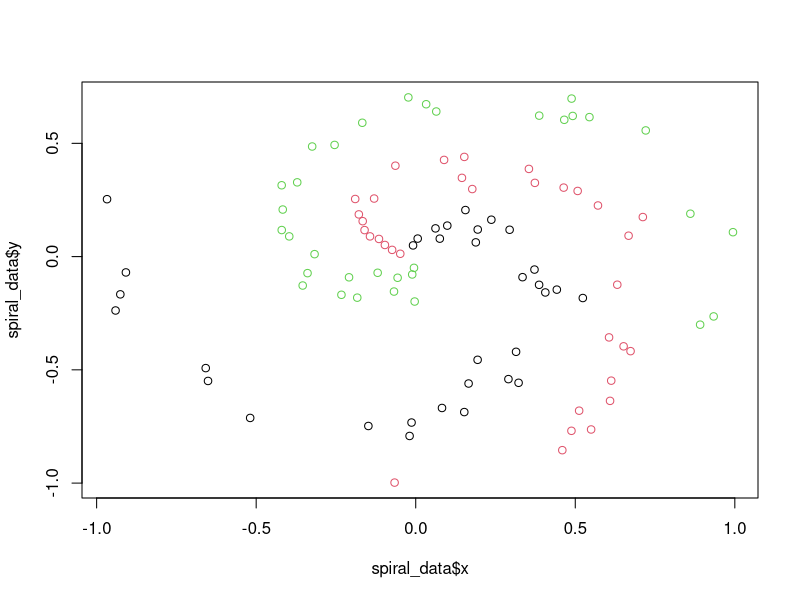
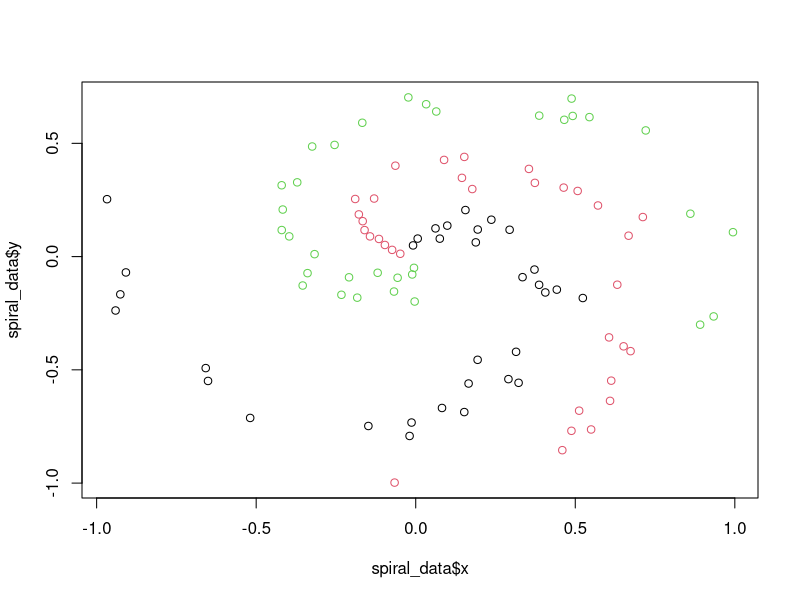

The R script that drew these images, in order: (Note: a time limit stopped this script after it produced the figures.)
## ---- chunk 1
knitr::opts_chunk$set(echo = TRUE)
## ---- chunk 2
## Creating Data
# Source:
sim_data_fn = function(
  N = 100, # number of points per class
  D = 2, # dimensionality (number of features)
  K = 3, # number of classes
  random_order = FALSE
){
set.seed(123)
   X = data.frame() # data matrix (each row = single sample)
   y = data.frame() # class labels

for (j in (1:K)){
  r = seq(0.05,1,length.out = N) # radius
  t = seq((j-1)*4.7,j*4.7, length.out = N) + rnorm(N, sd = 0.3) # theta
  Xtemp = data.frame(x =r*sin(t) , y = r*cos(t)) 
  ytemp = data.frame(matrix(j, N, 1))
  X = rbind(X, Xtemp)
  y = rbind(y, ytemp)
  }
spiral_data = cbind(X,y)
colnames(spiral_data) = c(colnames(X), 'label')

# Want randomly ordered labels?
if (random_order==TRUE) {spiral_data$label = sample(1:3, size = N*K, 
                                                    replace = TRUE)}
return(spiral_data)
}


## ---- chunk 3
### Initialize Parameters for a Layer
init_params = function(n_inputs = "# of features", n_neurons){
        
    weights = matrix(data = (0.1 * rnorm(n = n_inputs*n_neurons)),
                             nrow = n_inputs, ncol = n_neurons)
           #Number of weights = the number of inputs*number of neurons,
           #since every connection between the previous neurons (from input) and
           #the current neurons have an associated weight
    biases = matrix(data = 0, nrow = 1, ncol = n_neurons)
           #Number of biases = the number
    #saves:
    list("weights"=weights, "biases"=biases)
}


### Dense Layers ----
layer_dense = list(
## FORWARD PASS FUNCTION 
 forward = function(    #default vals for weights/biases are random
            inputs, 
            n_neurons, 
            parameters
            #weights = 
            #    matrix(data = (0.10 * rnorm(n = ncol(inputs)*n_neurons)),
            #                 nrow = ncol(inputs), ncol = n_neurons), 
            #biases = 
            #    matrix(data = 0, nrow = 1, ncol = n_neurons)
 ) {#begin fn
   
  n_inputs = ncol(inputs)
      #determine number of inputs per sample from dims of the input matrix
      #should be equal to # of features (i.e, columns) in a sample (i.e, a row)
  
  #Initalize Weights and Biases
  #if (exists("new_weights")){
  #  weights = new_weights
  #} else {
  #  weights = matrix(data = (0.10 * rnorm(n = n_inputs*n_neurons)),
  #                   nrow = n_inputs, ncol = n_neurons)
  #}
       #Number of weights = the number of inputs*number of neurons. 
       #(Random numbers multipled by 0.10 to keep small.)
  #if (exists("new_biases")){
  #  biases = new_biases
  #} else {
  #  biases = matrix(data = 0, nrow = 1, ncol = n_neurons)
  #}
       #bias will have shape 1 by number of neurons. we initialize with zeros
 weights = parameters$weights
 biases = parameters$biases
 #Forward Pass 
 output = inputs%*%weights + biases[col(inputs%*%weights)]
 
 #UPDATE: 
 #need to save the inputs for backprop, so we create a list of objects.
 
 list("output" = output, #for forward pass
      "inputs" = inputs, "weights"= weights, "biases" = biases) #for backprop
 #and prints output by default, but invisibly
 #invisible(output)

 },
## BACKWARD PASS
 backward = function(inputs, weights, dvalues){
    #Gradients on parameters
    dweights = t(inputs)%*%dvalues
    dbiases = colSums(dvalues)
    #Gradient on values
    dinputs = dvalues%*%t(weights) 
    #save:
    list("dinputs"=dinputs,
         "dweights"=dweights,
         "dbiases"=dbiases)
 }
 
)
### Activation Functions ----
## ReLU
activation_ReLU = list(
  #FORWARD PASS
  forward = function(input_layer){
    
    output = matrix(sapply(X = input_layer, 
                    function(X){max(c(0, X))}
                    ), 
                  nrow = nrow(input_layer), ncol = ncol(input_layer))
    #ReLU function coerced into a matrix so the shape
    #is maintained (it will be equivalent to that of the input shape)
    
    #Function saves:
    list("output" = output, "inputs" = input_layer)
    #And prints
    #invisible(output)
  },
  #BACKWARD PASS
  backward = function(inputs, dvalues){
    dinputs = dvalues
    dinputs[inputs <= 0] = 0
    #save:
    list("dinputs"=dinputs)
  }
)

## SoftMax
activation_Softmax = list(
  forward = function(inputs){
          #scale inputs
          max_value = apply(X = inputs, MARGIN = 2,  FUN = max)
          scaled_inputs = sapply(X = 1:ncol(inputs), 
                 FUN = function(X){
                    inputs[,X] - abs(max_value[X])})

          # exponetiate
          exp_values = exp(scaled_inputs)
          # normalize
          norm_base = matrix(rowSums(exp_values),
                             nrow = nrow(inputs), ncol = 1)
          probabilities = sapply(X = 1:nrow(inputs),
                          FUN = function(X){exp_values[X,]/norm_base[X,]}) 
          return(t(probabilities))
          #(transpose probabilities)
          },
  
  backward = function(softmax_output, dvalues){
    #*INCOMPLETE SECTION - don't use*
    #flatten output array
    flat_output = as.vector(softmax_output)
    
    #calculate jacobian matrix of output
    jacobian_matrix = diag(flat_output) - flat_output%*%t(flat_output)
    
    #calculate sample-wise gradient
    dinputs = jacobian_matrix%*%flat_dvalues
    
    
  }
)

### Loss ----
Categorical_CrossEntropy = list(
  #FORWARD PASS
  forward = function(y_pred = "softmax output", y_true = "targets"){
    
    #DETECT NUMBER OF SAMPLES
    samples = length(y_true)  

    #CLIP SAMPLES TO AVOID -Inf ERROR
    y_pred_clipped = ifelse(y_pred <= 1e-7, 1e-7, 
                        ifelse(y_pred >= (1-1e-7), (1-1e-7), y_pred))
    

    #DETERMINE IF Y_TRUE IS ONE-HOT-ENCODED AND SELECT CORRESPODNING CONFIDENCES
    confidences = ifelse(nrow(t(y_true)) == 1, 
      #if y_true is a single vector of labels (i.e, sparse), then confidences =
                    y_pred_clipped[cbind(1:samples, y_true)],
                      
                      ifelse(nrow(y_true) > 1,
                      #else, if y_true is one-hot encoded, then confidences =
                             rowSums(y_pred_clipped*y_true),
                             #else
                             "error indexing the predicted class confidences")
                  )
                    
    #CALC LOSS FOR EACH SAMPLE (ROW)
    neg_log_likelihoods = -log(confidences)
    return(neg_log_likelihoods)
    
  },
  #BACKWARD PASS
  backward = function(y_true, dvalues){
    #number of samples
    samples = length(dvalues)
    
    #number of labels
    labels = length(unique(dvalues[1,]))
    
    #if labels are sparse, turn them into one-hot encoded vector
    y_true = ifelse(#if
                    nrow(t(y_true)) ==1,
                    #one-hot-encode
                    y_true = do.call(rbind,
                                     lapply(X = y_true,
                                       function(X) as.integer(
                                          !is.na(match(unique(
                                          unlist(y_true)
                                                        ), X)
                                                ))
                                      )), 
                    #else
                    y_true)
    
    #calculate gradient
    dinputs = -y_true/dvalues
    #normalize gradient
    dinputs = dinputs/samples
    return(dinputs)
  }
)
#---
#Softmax X Cross Entropy- combined softmax activation
# & cross-entropy loss for faster backprop
activation_loss_SoftmaxCrossEntropy = list(
  #FORWARD PASS
  forward = function(inputs, y_true){
    #output layer's activation function
    softmax_out = activation_Softmax$forward(inputs)
    #calculate loss
    loss = Categorical_CrossEntropy$forward(softmax_out, y_true)
    #function saves:
    list("softmax_output"=softmax_out, "loss"=loss) 
  },
  #BACKWARD PASS
  backward = function(dvalues, y_true){
    
    #Detect number of samples
    if (is.vector(dvalues)) {      #if one sample
      samples = 1
    } else if (is.array(dvalues)) {  #else if multiple samples
      samples = nrow(dvalues)
    } else print("error checking shape of inputs")
    
    #Reverse One-Hot Encoding
    #if labels are one-hot encoded, turn them discrete values
     ##helper function 
    anti_ohe = function(y_true){
               unique_classes = ncol(y_true)
               samples = nrow(y_true)
               y_true_vec = as.vector(y_true)
                    
               class_key = rep(1:unique_classes, each = samples)
               y_true = class_key[y_true_vec==1]
                    #selects the classes that correspond to 1s in y_true vector
                    return(y_true)
                    }
     ##check & modify
    y_true = if(is.array(y_true)){ #if one-hot encoded
                    #change to sparse
                    anti_ohe(y_true)
              } else y_true
    
    #Calculate gradient
     #Copy so we can modify
     dinputs = dvalues
     #Calculate gradient
     #index the prediction array with the sample number and its
     #true value index, subtracting 1 from these values. Requires discrete,
     #not one-hot encoded, true labels (explaining the need for the above step)
     dinputs[cbind(1:samples, y_true)] = dinputs[cbind(1:samples, y_true)] - 1
     #Normalize gradient
     dinputs = dinputs/samples
    #save desired outputs
    list("dinputs" = dinputs, "samples" = samples, "y_true" = y_true)
  }
)

## ---- chunk 4
optimizer_SGD = list(
  update_params = function(layer_forward, layer_backward, 
                           learning_rate = 1){ #default value
    #current params
    current_weights = layer_forward$weights
    current_biases = layer_forward$biases
    #gradients
    weight_gradients = layer_backward$dweights
    bias_gradients = layer_backward$dbiases
    #update
    weights = current_weights - learning_rate*weight_gradients
    biases = current_biases - learning_rate*bias_gradients
      #save:
      list("weights" = weights, "biases" = biases)
  }
)
## ---- chunk 5
set.seed(1) ##set seed for results replication

#Inputs
spiral_data = sim_data_fn(N=33) #33 obs per class, total of 99 obs.
spiral_X = spiral_data[,c("x","y")]
spiral_X = as.matrix(spiral_X)

#Initalize Weights & Biases Outside of Loop
l1_params = init_params(n_inputs = 2,      ## ncol(spiral_X) would also work
                         n_neurons = 64)   ## = to desired # neurons in layer 
l2_params = init_params(n_inputs = 64,     ## = to n_neurons in prior layer
                         n_neurons = 3)    ## = to desired # neurons in layer

# EPOCH LOOP
tot_epochs = 1500L

for (epoch in 1:tot_epochs) {
#forward
layer1 = layer_dense$forward(inputs = spiral_X, 
                             n_neurons = 64,
                             parameters = l1_params)
                                    #weights = l1_params$weights,
                                     # biases = l1_params$biases)
  layer1_relu = activation_ReLU$forward(input_layer = layer1$output)
      layer2 = layer_dense$forward(inputs = layer1_relu$output, 
                                   n_neurons = 3,
                                   parameters = l2_params)
          output = 
          activation_loss_SoftmaxCrossEntropy$forward(inputs = layer2$output,
                                                  y_true = spiral_data$label)
              #metrics:
              LOSS = output$loss
              PRED = max.col(output$softmax_output, ties.method = "random") 
              ACC = mean(PRED==spiral_data$label)

          #backward
          loss_softm_b = activation_loss_SoftmaxCrossEntropy$backward(
                                      dvalues = output$softmax_output, 
                                      y_true = spiral_data$label)
      l2_b = layer_dense$backward(inputs = layer2$inputs,
                            weights = layer2$weights,
                            dvalues = loss_softm_b$dinputs)
  l1_relu_b = activation_ReLU$backward(inputs = layer1_relu$inputs,
                                       dvalues = l2_b$dinputs)     
l1_b = layer_dense$backward(inputs = layer1$inputs,
                            weights = layer1$weights,
                            dvalues = l1_relu_b$dinputs)      

#optimize
l1_optim_params = optimizer_SGD$update_params(layer_forward = layer1,
                                       layer_backward = l1_b,
                                       learning_rate = 1)
                                       
l2_optim_params = optimizer_SGD$update_params(layer_forward = layer2,
                                       layer_backward = l2_b,
                                       learning_rate = 1)
#update weights & biases
l1_params = l1_optim_params
l2_params = l2_optim_params

#repeat w new weights & biases
##  
#Status Report:
  if (epoch == 1){print(c("epoch","ovrflw err","loss","accuracy"))}
  if (epoch %in% seq(0,tot_epochs,by=100)){
        print(c( epoch, 
                 sum(is.nan(output$softmax_output)),#make sure NaN error is gone
                 LOSS,
                 ACC) )}


#Save Final Metrics:
  if (epoch==tot_epochs){
             out = list("loss"=LOSS,
                         "accuracy"=ACC,
                         "predictions"=PRED)}
}#end loop
## ---- chunk 6
out$loss
out$accuracy
out$predictions
## ---- chunk 7
#Actual
plot(spiral_data$x, spiral_data$y, col = spiral_data$label)
#Predicted
plot(spiral_data$x, spiral_data$y, col = out$predictions)
## ---- chunk 8
start_learn_rate = 1
learn_rate_decay = 0.1
for (step in 1:20){
  learning_rate = start_learn_rate * (1 / (1 + learn_rate_decay*step))
                                      ## ensures that learn rate never gets >1
  print(learning_rate)
}
## ---- chunk 9
optimizer_SGD = list(
  update_params = function(layer_forward, layer_backward, 
                           learning_rate = 1,
                           decay = 0, iteration = 1){ #default values
    #current params
    current_weights = layer_forward$weights
    current_biases = layer_forward$biases
    #gradients
    weight_gradients = layer_backward$dweights
    bias_gradients = layer_backward$dbiases
    
    #learning rate
    currnt_learn_rate = learning_rate * (1 / (1 + decay*iteration)) 
    
    #update
    weights = current_weights - currnt_learn_rate*weight_gradients
    biases = current_biases - currnt_learn_rate*bias_gradients
      #save:
      list("weights" = weights, "biases" = biases, "lr" = currnt_learn_rate)
  }
)
## ---- chunk 10
set.seed(1) ##set seed for results replication

#Inputs
spiral_data = sim_data_fn(N=100) #100 obs per class, total of 300 samples
spiral_X = spiral_data[,c("x","y")] #leave out label
spiral_X = as.matrix(spiral_X)

#Initalize Weights & Biases Outside of Loop
l1_params = init_params(n_inputs = 2,      ## ncol(spiral_X) would also work
                         n_neurons = 64)   ## = to desired # neurons in layer 
l2_params = init_params(n_inputs = 64,     ## = to n_neurons in prior layer
                         n_neurons = 3)    ## = to desired # neurons in layer

# EPOCH LOOP
tot_epochs = 1500L

for (epoch in 1:tot_epochs) {
#forward
layer1 = layer_dense$forward(inputs = spiral_X, 
                             n_neurons = 64,
                             parameters = l1_params)
  layer1_relu = activation_ReLU$forward(input_layer = layer1$output)
      layer2 = layer_dense$forward(inputs = layer1_relu$output, 
                                   n_neurons = 3,
                                   parameters = l2_params)
          output = 
          activation_loss_SoftmaxCrossEntropy$forward(inputs = layer2$output,
                                                  y_true = spiral_data$label)
              #metrics:
              LOSS = output$loss
              PRED = max.col(output$softmax_output, ties.method = "random") 
              ACC = mean(PRED==spiral_data$label)

          #backward
          loss_softm_b = activation_loss_SoftmaxCrossEntropy$backward(
                                      dvalues = output$softmax_output, 
                                      y_true = spiral_data$label)
      l2_b = layer_dense$backward(inputs = layer2$inputs,
                            weights = layer2$weights,
                            dvalues = loss_softm_b$dinputs)
  l1_relu_b = activation_ReLU$backward(inputs = layer1_relu$inputs,
                                       dvalues = l2_b$dinputs)     
l1_b = layer_dense$backward(inputs = layer1$inputs,
                            weights = layer1$weights,
                            dvalues = l1_relu_b$dinputs)      

#optimize
l1_optim_params = optimizer_SGD$update_params(layer_forward = layer1,
                                       layer_backward = l1_b,
                                       learning_rate = 1,
                                       decay = .001,iteration = epoch
                                       )
l2_optim_params = optimizer_SGD$update_params(layer_forward = layer2,
                                       layer_backward = l2_b,
                                       learning_rate = 1,
                                       decay = .001, iteration = epoch)
#update weights & biases
l1_params = l1_optim_params
l2_params = l2_optim_params

#repeat w new weights & biases
##  
#Status Report:
  if (epoch == 1){print(c("epoch","ovrflw err","loss","accuracy", "learn rate"))}
  if (epoch %in% seq(0,tot_epochs,by=100)){
        print(c( epoch, 
                 sum(is.nan(output$softmax_output)),#make sure NaN error is gone
                 LOSS,
                 ACC,
                 l1_optim_params$lr) )} #(include learn rate)


#Save Final Metrics:
  if (epoch==tot_epochs){
             out = list("loss"=LOSS,
                         "accuracy"=ACC,
                         "predictions"=PRED)}
}#end loop
## ---- chunk 11
init_params = function(n_inputs = "# of features",
                       n_neurons,
                       momentum = FALSE,
                       cache = FALSE){
        
    weights = matrix(data = (0.1 * rnorm(n = n_inputs*n_neurons)),
                             nrow = n_inputs, ncol = n_neurons)
           #Number of weights = the number of inputs*number of neurons,
           #since every connection between the previous neurons (from input) and
           #the current neurons have an associated weight
    biases = matrix(data = 0, nrow = 1, ncol = n_neurons)
           #Number of biases = the number
    
    #momentum initialization
    weight_momentums = matrix(data = 0, 
                            nrow = nrow(weights),
                            ncol = ncol(weights))
    bias_momentums = matrix(data = 0,
                            nrow = nrow(biases),
                            ncol = ncol(biases))
    #cache initialization
    weight_cache = matrix(data = 0,
                          nrow = nrow(weights),
                          ncol = ncol(weights))
    bias_cache = matrix(data = 0,
                        nrow = nrow(biases),
                        ncol = ncol(biases))

    #saving:
    if (momentum == TRUE & cache == FALSE){ ##momentums only
          list("weights"=weights,"biases"=biases,
               "weight_momentums"=weight_momentums,
               "bias_momentums"=bias_momentums)
    } else if (cache == TRUE & momentum == FALSE){ ##cache only
          list("weights"=weights,"biases"=biases,
               "weight_cache"=weight_cache,
               "bias_cache"=bias_cache)
    } else if (momentum == TRUE &  cache == TRUE){ ##momentums and cache
          list("weights"=weights,"biases"=biases,
               "weight_momentums"=weight_momentums,
               "bias_momentums"=bias_momentums,
               "weight_cache"=weight_cache,
               "bias_cache"=bias_cache)
    } else if (momentum == FALSE & cache == FALSE){ ##no momentums or cache
          list("weights"=weights,"biases"=biases)
    }
}

## ---- chunk 12
optimizer_SGD = list(
  update_params = function(layer_forward, layer_backward, #required
                           learning_rate = 1,
                           decay = 0, iteration = 1,
                           momentum_rate = 0 
                           ){
    #current params
    current_weights = layer_forward$weights
    current_biases = layer_forward$biases
    #gradients
    weight_gradients = layer_backward$dweights
    bias_gradients = layer_backward$dbiases
    
    #learning rate
    currnt_learn_rate = learning_rate * (1 / (1 + decay*iteration)) 
    
    #param updates with momentum
     #If momentum == TRUE in parameter initialization, then weights_momentum
     #(and implictly, bias_momentum) will exist
    if (exists("weight_momentums", where = layer_forward)) {
      #current momentums
      weight_momentums = layer_forward$weight_momentums
      bias_momentums = layer_forward$bias_momentums
      
      #Update weights & biases with momentum:
      #Take prior updates X retainment factor (the "momentum rate"),
      #and update with current gradients
      weight_update = 
        (momentum_rate*weight_momentums) - (currnt_learn_rate*weight_gradients)
      bias_update = 
        (momentum_rate*bias_momentums) - (currnt_learn_rate*bias_gradients)
      #update params with the calculated updates
      weights = current_weights + weight_update
      biases = current_biases + bias_update
      #also update momentums
      weight_momentums = weight_update
      bias_momentums = bias_update
      #save:
      list("weights" = weights, "biases" = biases, "lr" = currnt_learn_rate,
           "weight_momentums" = weight_momentums, 
           "bias_momentums" = bias_momentums)
    } else {
      
    #param updates without momentum (vanilla)
      #calculate updates
      weight_update = -currnt_learn_rate*weight_gradients
      bias_update = -currnt_learn_rate*bias_gradients
      #apply updates
      weights = current_weights + weight_update
      biases = current_biases + bias_update
      #save:
      list("weights" = weights, "biases" = biases, "lr" = currnt_learn_rate)
    }
    
}
)

## ---- chunk 13
### Dense Layers ----
layer_dense = list(
## FORWARD PASS FUNCTION 
 forward = function(    #default vals for weights/biases are random
            inputs, 
            n_neurons, 
            parameters
 ) {#begin fn
   
 n_inputs = ncol(inputs)
 weights = parameters$weights
 biases = parameters$biases
 #Forward Pass 
 output = inputs%*%weights + biases[col(inputs%*%weights)]
 
 #If momentum == TRUE & cache == FALSE in parameter initialization, 
 #then layer saves momentum only
 if (exists(x = "weight_momentums", where = parameters) & 
     !exists(x = "weight_cache", where = parameters)){
 list("output" = output, ##for forward pass
      "inputs" = inputs, "weights"= weights, "biases" = biases, ##for backprop
      "weight_momentums"=parameters$weight_momentums, ##for momentum
      "bias_momentums"=parameters$bias_momentums)
 #if momentum==FALSE & cache==TRUE, saves cache only
 } else if (!exists(x = "weight_momentums", where = parameters) &
            exists(x = "weight_cache", where = parameters)){
 list("output" = output, ##for forward pass
      "inputs" = inputs, "weights"= weights, "biases" = biases, ##for backprop
      "weight_cache"=parameters$weight_cache, ##for cache
      "bias_cache"=parameters$bias_cache)
 #if momentum==TRUE & cache==TRUE, saves both
 } else if (exists(x = "weight_momentums", where = parameters) &
            exists(x = "weight_cache", where = parameters)){
 list("output" = output, ##for forward pass
      "inputs" = inputs, "weights"= weights, "biases" = biases, ##for backprop
      "weight_momentums"=parameters$weight_momentums, ##for momentum
      "bias_momentums"=parameters$bias_momentums,
      "weight_cache"=parameters$weight_cache, ##for cache
      "bias_cache"=parameters$bias_cache)
 #else both==FALSE, ignore momentum & cache
 } else {
   #otherwise, just save
 list("output" = output, ##for forward pass
      "inputs" = inputs, "weights"= weights, "biases" = biases) ##for backprop
 }

 },#end fwd

## BACKWARD PASS
 backward = function(inputs, weights, dvalues){
    #Gradients on parameters
    dweights = t(inputs)%*%dvalues
    dbiases = colSums(dvalues)
    #Gradient on values
    dinputs = dvalues%*%t(weights) 
    #save:
    list("dinputs"=dinputs,
         "dweights"=dweights,
         "dbiases"=dbiases)
 }
 
)#end list
## ---- chunk 14
set.seed(1) ##set seed for results replication

#Inputs
spiral_data = sim_data_fn(N=100) #100 obs per class, total of 300 samples
spiral_X = spiral_data[,c("x","y")] #leave out label
spiral_X = as.matrix(spiral_X)

#Initalize Weights & Biases Outside of Loop
l1_params = init_params(n_inputs = 2,     ## ncol(spiral_X) would also work
                        n_neurons = 64,   ## = to desired # neurons in layer 
                        momentum = TRUE)
l2_params = init_params(n_inputs = 64,    ## = to n_neurons in prior layer
                        n_neurons = 3,    ## = to desired # neurons in layer
                        momentum = TRUE)

# EPOCH LOOP
tot_epochs = 2000L

for (epoch in 1:tot_epochs) {
#forward
layer1 = layer_dense$forward(inputs = spiral_X, 
                             n_neurons = 64,
                             parameters = l1_params)
  layer1_relu = activation_ReLU$forward(input_layer = layer1$output)
      layer2 = layer_dense$forward(inputs = layer1_relu$output, 
                                   n_neurons = 3,
                                   parameters = l2_params)
          output = 
          activation_loss_SoftmaxCrossEntropy$forward(inputs = layer2$output,
                                                  y_true = spiral_data$label)
              #metrics:
              LOSS = output$loss
              PRED = max.col(output$softmax_output, ties.method = "random") 
              ACC = mean(PRED==spiral_data$label)

          #backward
          loss_softm_b = activation_loss_SoftmaxCrossEntropy$backward(
                                      dvalues = output$softmax_output, 
                                      y_true = spiral_data$label)
      l2_b = layer_dense$backward(inputs = layer2$inputs,
                            weights = layer2$weights,
                            dvalues = loss_softm_b$dinputs)
  l1_relu_b = activation_ReLU$backward(inputs = layer1_relu$inputs,
                                       dvalues = l2_b$dinputs)     
l1_b = layer_dense$backward(inputs = layer1$inputs,
                            weights = layer1$weights,
                            dvalues = l1_relu_b$dinputs)      

#optimize
l1_optim_params = optimizer_SGD$update_params(layer_forward = layer1,
                                       layer_backward = l1_b,
                                       learning_rate = 1,
                                       decay = .001,iteration = epoch,
                                       momentum_rate = 0.5)
l2_optim_params = optimizer_SGD$update_params(layer_forward = layer2,
                                       layer_backward = l2_b,
                                       learning_rate = 1,
                                       decay = .001, iteration = epoch,
                                       momentum_rate = 0.5)
#update weights & biases
l1_params = l1_optim_params
l2_params = l2_optim_params

  #repeat w new weights,biases, & momentums...
##  
#Status Report:
  if (epoch == 1){print(c("epoch","ovrflw err","loss","accuracy", "learn rate"))}
  if (epoch %in% seq(0,tot_epochs,by=100)){
        print(c( epoch, 
                 sum(is.nan(output$softmax_output)),#make sure NaN error is gone
                 LOSS,
                 ACC,
                 l1_optim_params$lr) )} #(include learn rate)


#Save Final Metrics:
  if (epoch==tot_epochs){
             out = list("loss"=LOSS,
                         "accuracy"=ACC,
                         "predictions"=PRED)}
}#end loop

## ---- chunk 15
#Actual
plot(spiral_data$x, spiral_data$y, col = spiral_data$label)
#Predicted
plot(spiral_data$x, spiral_data$y, col = out$predictions)

## ---- chunk 16
#NOTE: must initialize params with cache==TRUE
optimizer_AdaGrad = list(
  update_params = function(layer_forward, layer_backward, #required
                           learning_rate = 1,
                           decay = 0, iteration = 1,
                           epsilon = 1e-7 
                           ){
    #current params
    current_weights = layer_forward$weights
    current_biases = layer_forward$biases
    #gradients
    weight_gradients = layer_backward$dweights
    bias_gradients = layer_backward$dbiases
    
    #learning rate
    currnt_learn_rate = learning_rate * (1 / (1 + decay*iteration)) 
    
    #cache
    ##update cache with squared current gradients
    weight_cache = layer_forward$weight_cache + weight_gradients^2
    bias_cache = layer_forward$bias_cache + bias_gradients^2
    
    #SGD param updates with normalization 
      #calculate updates
      weight_update = -currnt_learn_rate*weight_gradients /
                        (sqrt(weight_cache) + epsilon)
      bias_update = -currnt_learn_rate*bias_gradients /
                        (sqrt(bias_cache) + epsilon)
      #apply updates
      weights = current_weights + weight_update
      biases = current_biases + bias_update
        #save:
        list("weights" = weights, "biases" = biases, "lr" = currnt_learn_rate,
             "weight_cache" = weight_cache, "bias_cache" = bias_cache)
} ##these are the new params to be passed on to the layers when loop restarts
)
## ---- chunk 17
#NOTE: must initialize params with cache==TRUE
optimizer_RMSProp = list(
  update_params = function(layer_forward, layer_backward, #required
                           learning_rate = 0.001,
                           decay = 0, iteration = 1,
                           epsilon = 1e-7,
                           rho = 0.9
                           ){
    #current params
    current_weights = layer_forward$weights
    current_biases = layer_forward$biases
    #gradients
    weight_gradients = layer_backward$dweights
    bias_gradients = layer_backward$dbiases
    
    #learning rate
    currnt_learn_rate = learning_rate * (1 / (1 + decay*iteration)) 
    
    #cache
    ##update cache with squared current gradients
    weight_cache = rho * layer_forward$weight_cache + 
                  (1-rho) * weight_gradients^2
    bias_cache = rho * layer_forward$bias_cache + 
                  (1-rho) * bias_gradients^2
    
    #SGD param updates with normalization 
      #calculate updates
      weight_update = -currnt_learn_rate*weight_gradients /
                        (sqrt(weight_cache) + epsilon)
      bias_update = -currnt_learn_rate*bias_gradients /
                        (sqrt(bias_cache) + epsilon)
      #apply updates
      weights = current_weights + weight_update
      biases = current_biases + bias_update
        #save:
        list("weights" = weights, "biases" = biases, "lr" = currnt_learn_rate,
             "weight_cache" = weight_cache, "bias_cache" = bias_cache)
} ##these are the new params to be passed on to layers when the loop restarts
)
## ---- chunk 18
#NOTE: must intialize paramters with both cache AND momentum
optimizer_Adam = list(
  update_params = function(layer_forward, layer_backward, #required
                           learning_rate = 0.001,
                           decay = 0, iteration = 1,
                           epsilon = 1e-7,
                           beta_1 = 0.9, beta_2 = 0.999
                           ){
    #current params
    current_weights = layer_forward$weights
    current_biases = layer_forward$biases
    #gradients
    weight_gradients = layer_backward$dweights
    bias_gradients = layer_backward$dbiases
    
    #learning rate
    currnt_learn_rate = learning_rate * (1 / (1 + decay*iteration)) 
    
    #momentums
    #update momentums with current gradients and bias correct
    weight_momentums = 
      (beta_1*layer_forward$weight_momentums + (1-beta_1)*weight_gradients ) /
                              (1 - (beta_1^iteration )) ##bias correction
    
    bias_momentums = 
      (beta_1*layer_forward$bias_momentums + (1-beta_1)*bias_gradients) /
                              (1 - (beta_1^iteration))
                    

    #cache
    #update cache with squared gradients and bias correct
    weight_cache = 
      (beta_2*layer_forward$weight_cache + (1-beta_2)*weight_gradients^2) /
                              (1 - (beta_2^iteration)) ##bias correction

    bias_cache = 
      (beta_2*layer_forward$bias_cache + (1-beta_2)*bias_gradients^2) /
                              (1 - (beta_2^iteration))
    
    #calculate param updates (with momentums, and normalize with cache)
    weight_update = -currnt_learn_rate*weight_momentums /
                        (sqrt(weight_cache) + epsilon)
    bias_update = -currnt_learn_rate*bias_momentums /
                        (sqrt(bias_cache) + epsilon)
    
    #apply updates
    weights = current_weights + weight_update
    biases = current_biases + bias_update
      #save:
      list("weights" = weights, "biases" = biases, "lr" = currnt_learn_rate,
           "weight_momentums" = weight_momentums, 
           "bias_momentums" = bias_momentums,
           "weight_cache" = weight_cache,
           "bias_cache" = bias_cache)

}##these are the updated params to be passed back into the layers
)
## ---- chunk 19
set.seed(1) ##set seed for results replication

#Inputs
spiral_data = sim_data_fn(N=100) #100 obs per class, total of 300 samples
spiral_X = spiral_data[,c("x","y")] #leave out label
spiral_X = as.matrix(spiral_X)

#Initalize Weights & Biases Outside of Loop
## Set momentum & cache to TRUE to use Adam optimizer
l1_params = init_params(n_inputs = 2,     ## ncol(spiral_X) would also work
                        n_neurons = 64,   ## = to desired # neurons in layer 
                        momentum = TRUE, cache = TRUE)
l2_params = init_params(n_inputs = 64,    ## = to n_neurons in prior layer
                        n_neurons = 3,    ## = to desired # neurons in layer
                        momentum = TRUE, cache = TRUE)

# EPOCH LOOP
tot_epochs = 2000L

for (epoch in 1:tot_epochs) {
#forward
layer1 = layer_dense$forward(inputs = spiral_X, 
                             n_neurons = 64,
                             parameters = l1_params)
  layer1_relu = activation_ReLU$forward(input_layer = layer1$output)
      layer2 = layer_dense$forward(inputs = layer1_relu$output, 
                                   n_neurons = 3,
                                   parameters = l2_params)
          output = 
          activation_loss_SoftmaxCrossEntropy$forward(inputs = layer2$output,
                                                  y_true = spiral_data$label)
              #metrics:
              LOSS = output$loss
              PRED = max.col(output$softmax_output, ties.method = "random") 
              ACC = mean(PRED==spiral_data$label, na.rm=T)

          #backward
          loss_softm_b = activation_loss_SoftmaxCrossEntropy$backward(
                                      dvalues = output$softmax_output, 
                                      y_true = spiral_data$label)
      l2_b = layer_dense$backward(inputs = layer2$inputs,
                            weights = layer2$weights,
                            dvalues = loss_softm_b$dinputs)
  l1_relu_b = activation_ReLU$backward(inputs = layer1_relu$inputs,
                                       dvalues = l2_b$dinputs)     
l1_b = layer_dense$backward(inputs = layer1$inputs,
                            weights = layer1$weights,
                            dvalues = l1_relu_b$dinputs)      

#optimize
l1_optim_params = optimizer_Adam$update_params(layer_forward = layer1,
                                       layer_backward = l1_b,
                                       learning_rate = 0.02,
                                       decay = 0,iteration = epoch,
                                       epsilon = 1e-7, 
                                       beta_1 =  0.5, beta_2 = 0.5)
l2_optim_params = optimizer_Adam$update_params(layer_forward = layer2,
                                       layer_backward = l2_b,
                                       learning_rate = 0.02,
                                       decay = 0, iteration = epoch,
                                       epsilon = 1e-7, 
                                       beta_1 = 0.5, beta_2 = 0.5)
#update weights & biases
l1_params = l1_optim_params
l2_params = l2_optim_params

  #repeat w new weights,biases, & momentums...
##  
#Status Report:
  if (epoch == 1){print(c("epoch","ovrflw err","loss","accuracy", "learn rate"))}
  if (epoch %in% seq(0,tot_epochs,by=100)){
        print(c( epoch, 
                 sum(is.nan(output$softmax_output)),#make sure NaN error is gone
                 LOSS,
                 ACC,
                 l1_optim_params$lr) )} #(include learn rate)


#Save Final Metrics:
  if (epoch==tot_epochs){
             out = list("loss"=LOSS,
                         "accuracy"=ACC,
                         "predictions"=PRED)}
}#end loop

## ---- chunk 20
